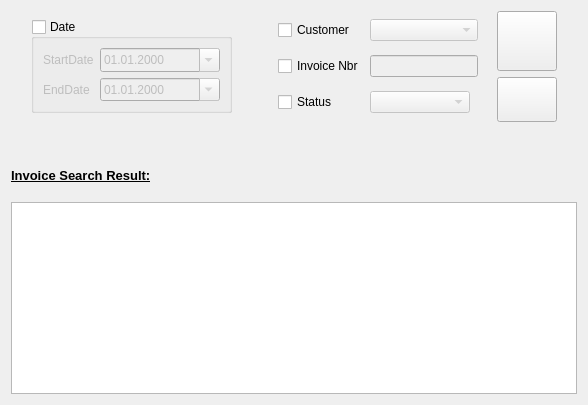
      <widget class="QWidget" name="tab">
       <attribute name="title">
        <string>Search</string>
       </attribute>
       <layout class="QVBoxLayout" name="verticalLayout_16">
        <item>
         <layout class="QVBoxLayout" name="verticalLayout_12">
          <item>
           <layout class="QHBoxLayout" name="horizontalLayout_10">
            <item>
             <spacer name="horizontalSpacer_12">
              <property name="orientation">
               <enum>Qt::Horizontal</enum>
              </property>
              <property name="sizeType">
               <enum>QSizePolicy::Fixed</enum>
              </property>
              <property name="sizeHint" stdset="0">
               <size>
                <width>20</width>
                <height>20</height>
               </size>
              </property>
             </spacer>
            </item>
            <item>
             <layout class="QHBoxLayout" name="horizontalLayout">
              <item>
               <widget class="QGroupBox" name="DategroupBox">
                <property name="enabled">
                 <bool>true</bool>
                </property>
                <property name="sizePolicy">
                 <sizepolicy hsizetype="Fixed" vsizetype="Fixed">
                  <horstretch>0</horstretch>
                  <verstretch>0</verstretch>
                 </sizepolicy>
                </property>
                <property name="title">
                 <string>Date</string>
                </property>
                <property name="checkable">
                 <bool>true</bool>
                </property>
                <property name="checked">
                 <bool>false</bool>
                </property>
                <layout class="QHBoxLayout" name="horizontalLayout_14">
                 <item>
                  <layout class="QFormLayout" name="formLayout_2">
                   <item row="0" column="0">
                    <widget class="QLabel" name="startDateLabel">
                     <property name="text">
                      <string>StartDate</string>
                     </property>
                    </widget>
                   </item>
                   <item row="0" column="1">
                    <widget class="QDateEdit" name="StartDateEdit">
                     <property name="minimumSize">
                      <size>
                       <width>120</width>
                       <height>24</height>
                      </size>
                     </property>
                     <property name="autoFillBackground">
                      <bool>true</bool>
                     </property>
                     <property name="displayFormat">
                      <string>dd.MM.yyyy</string>
                     </property>
                     <property name="calendarPopup">
                      <bool>true</bool>
                     </property>
                    </widget>
                   </item>
                   <item row="1" column="0">
                    <widget class="QLabel" name="endDateLabel">
                     <property name="text">
                      <string>EndDate</string>
                     </property>
                    </widget>
                   </item>
                   <item row="1" column="1">
                    <widget class="QDateEdit" name="EndDateEdit">
                     <property name="autoFillBackground">
                      <bool>true</bool>
                     </property>
                     <property name="displayFormat">
                      <string>dd.MM.yyyy</string>
                     </property>
                     <property name="calendarPopup">
                      <bool>true</bool>
                     </property>
                    </widget>
                   </item>
                  </layout>
                 </item>
                </layout>
               </widget>
              </item>
              <item>
               <spacer name="horizontalSpacer_9">
                <property name="orientation">
                 <enum>Qt::Horizontal</enum>
                </property>
                <property name="sizeType">
                 <enum>QSizePolicy::Expanding</enum>
                </property>
                <property name="sizeHint" stdset="0">
                 <size>
                  <width>40</width>
                  <height>20</height>
                 </size>
                </property>
               </spacer>
              </item>
              <item>
               <layout class="QGridLayout" name="gridLayout_5">
                <item row="2" column="1">
                 <widget class="QComboBox" name="SStatusCombo">
                  <property name="enabled">
                   <bool>false</bool>
                  </property>
                  <property name="sizePolicy">
                   <sizepolicy hsizetype="Fixed" vsizetype="Fixed">
                    <horstretch>0</horstretch>
                    <verstretch>0</verstretch>
                   </sizepolicy>
                  </property>
                  <property name="maximumSize">
                   <size>
                    <width>100</width>
                    <height>16777215</height>
                   </size>
                  </property>
                 </widget>
                </item>
                <item row="0" column="0">
                 <widget class="QCheckBox" name="CustomerCheckBox">
                  <property name="enabled">
                   <bool>true</bool>
                  </property>
                  <property name="autoFillBackground">
                   <bool>false</bool>
                  </property>
                  <property name="text">
                   <string>Customer</string>
                  </property>
                  <property name="tristate">
                   <bool>false</bool>
                  </property>
                 </widget>
                </item>
                <item row="0" column="1">
                 <widget class="QComboBox" name="SCustomerCombo">
                  <property name="enabled">
                   <bool>false</bool>
                  </property>
                 </widget>
                </item>
                <item row="2" column="0">
                 <widget class="QCheckBox" name="StatusCheckBox">
                  <property name="enabled">
                   <bool>true</bool>
                  </property>
                  <property name="text">
                   <string>Status</string>
                  </property>
                 </widget>
                </item>
                <item row="1" column="0">
                 <widget class="QCheckBox" name="invNbrCheckbox">
                  <property name="text">
                   <string>Invoice Nbr</string>
                  </property>
                 </widget>
                </item>
                <item row="1" column="1">
                 <widget class="QLineEdit" name="InvNbrLineEdit">
                  <property name="enabled">
                   <bool>false</bool>
                  </property>
                 </widget>
                </item>
               </layout>
              </item>
              <item>
               <spacer name="horizontalSpacer_3">
                <property name="orientation">
                 <enum>Qt::Horizontal</enum>
                </property>
                <property name="sizeHint" stdset="0">
                 <size>
                  <width>13</width>
                  <height>20</height>
                 </size>
                </property>
               </spacer>
              </item>
              <item>
               <layout class="QGridLayout" name="gridLayout_6">
                <item row="0" column="0">
                 <widget class="QPushButton" name="openInvoiceview">
                  <property name="minimumSize">
                   <size>
                    <width>60</width>
                    <height>60</height>
                   </size>
                  </property>
                  <property name="text">
                   <string/>
                  </property>
                  <property name="icon">
                   <iconset resource="invoiceressources.qrc">
                    <normaloff>:/icons/dependencies/icon/open-file-icon.png</normaloff>:/icons/dependencies/icon/open-file-icon.png</iconset>
                  </property>
                  <property name="iconSize">
                   <size>
                    <width>32</width>
                    <height>32</height>
                   </size>
                  </property>
                 </widget>
                </item>
                <item row="1" column="0">
                 <widget class="QPushButton" name="refreshSearch">
                  <property name="enabled">
                   <bool>true</bool>
                  </property>
                  <property name="minimumSize">
                   <size>
                    <width>45</width>
                    <height>45</height>
                   </size>
                  </property>
                  <property name="text">
                   <string/>
                  </property>
                  <property name="icon">
                   <iconset resource="invoiceressources.qrc">
                    <normaloff>:/icons/dependencies/icon/Refresh-icon.png</normaloff>:/icons/dependencies/icon/Refresh-icon.png</iconset>
                  </property>
                  <property name="iconSize">
                   <size>
                    <width>25</width>
                    <height>25</height>
                   </size>
                  </property>
                 </widget>
                </item>
               </layout>
              </item>
             </layout>
            </item>
            <item>
             <spacer name="horizontalSpacer_13">
              <property name="orientation">
               <enum>Qt::Horizontal</enum>
              </property>
              <property name="sizeType">
               <enum>QSizePolicy::Fixed</enum>
              </property>
              <property name="sizeHint" stdset="0">
               <size>
                <width>20</width>
                <height>20</height>
               </size>
              </property>
             </spacer>
            </item>
           </layout>
          </item>
          <item>
           <spacer name="verticalSpacer_9">
            <property name="orientation">
             <enum>Qt::Vertical</enum>
            </property>
            <property name="sizeType">
             <enum>QSizePolicy::Preferred</enum>
            </property>
            <property name="sizeHint" stdset="0">
             <size>
              <width>20</width>
              <height>40</height>
             </size>
            </property>
           </spacer>
          </item>
          <item>
           <layout class="QVBoxLayout" name="verticalLayout_11">
            <item>
             <widget class="QLabel" name="label_3">
              <property name="font">
               <font>
                <pointsize>10</pointsize>
                <weight>75</weight>
                <bold>true</bold>
                <underline>true</underline>
               </font>
              </property>
              <property name="text">
               <string>Invoice Search Result:</string>
              </property>
             </widget>
            </item>
            <item>
             <spacer name="verticalSpacer_10">
              <property name="orientation">
               <enum>Qt::Vertical</enum>
              </property>
              <property name="sizeType">
               <enum>QSizePolicy::Fixed</enum>
              </property>
              <property name="sizeHint" stdset="0">
               <size>
                <width>20</width>
                <height>13</height>
               </size>
              </property>
             </spacer>
            </item>
            <item>
             <widget class="QTableView" name="SearchInvoiceView">
              <property name="font">
               <font>
                <weight>50</weight>
                <bold>false</bold>
               </font>
              </property>
             </widget>
            </item>
           </layout>
          </item>
         </layout>
        </item>
       </layout>
      </widget>
